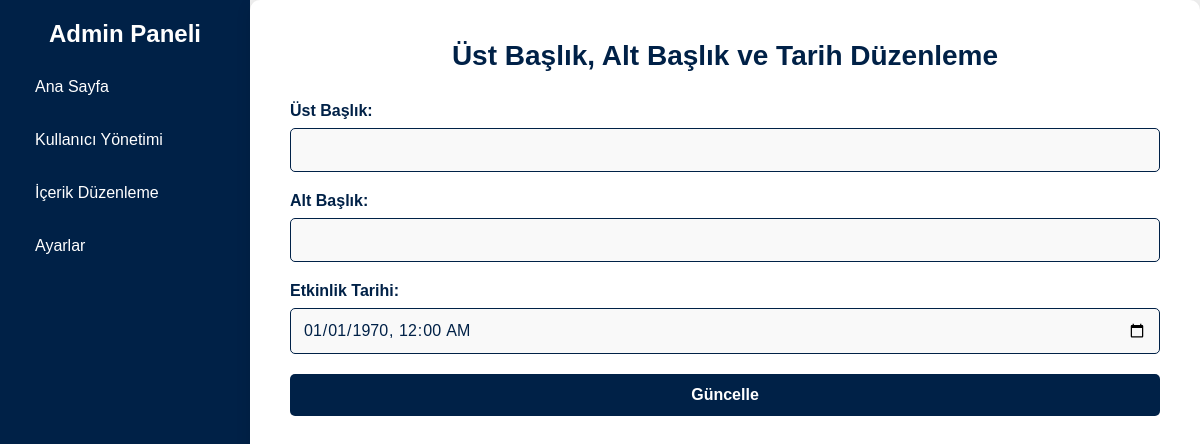
The app's page /admin/homedesign/homeup.php, older data.
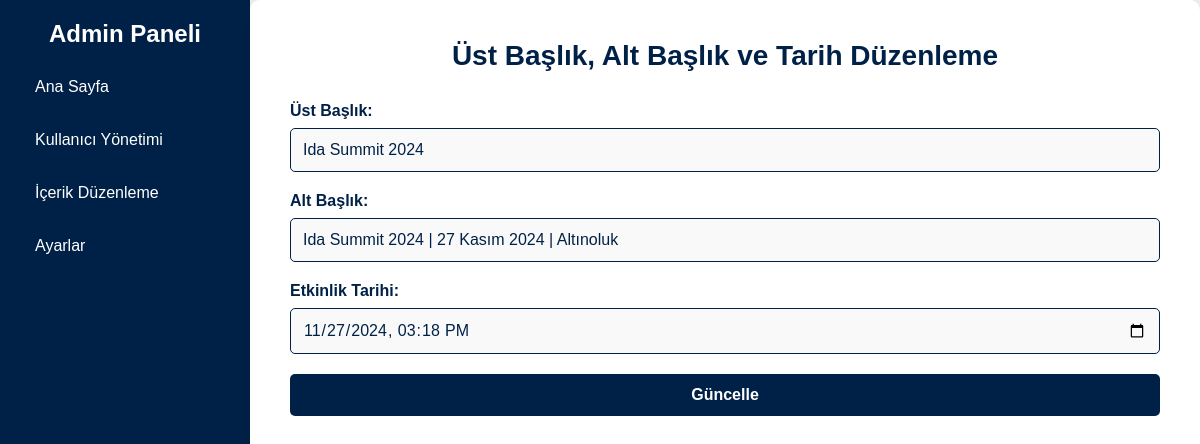
The same page, newer data.
### tables this page shows
CREATE TABLE `home_content` (
  `id` int(11) NOT NULL,
  `video_url` varchar(255) DEFAULT NULL,
  `header_text` varchar(255) DEFAULT NULL,
  `subheader_text` varchar(255) DEFAULT NULL,
  `event_date` datetime DEFAULT NULL,
  `created_at` timestamp NOT NULL DEFAULT current_timestamp(),
  `updated_at` timestamp NOT NULL DEFAULT current_timestamp() ON UPDATE current_timestamp()
);

### admin/homedesign/homeup.php (the view, shortened to what this page needs)
<?php
require '../../config.php';
$query = "SELECT * FROM home_content WHERE id = 1";
$result = $conn->query($query);
$content = $result->fetch_assoc();
?>
<!DOCTYPE html>
<html lang="tr">
<head>
    <link rel="stylesheet" href="style.css">
</head>
<body>
    <div class="sidebar">
        <h2>Admin Paneli</h2>
        <ul>
            <li class="menu">
                <a href="#" class="toggle" onclick="toggleMenu(this.parentNode)">Ana Sayfa</a>
            </li>
            <li><a href="#">Kullanıcı Yönetimi</a></li>
            <li><a href="#">İçerik Düzenleme</a></li>
            <li><a href="#">Ayarlar</a></li>
        </ul>
    </div>
    <div class="content">
        <h1>Üst Başlık, Alt Başlık ve Tarih Düzenleme</h1>
        <form action="homeup.php" method="POST">
            <div class="input-group">
                <label for="header_text">Üst Başlık:</label>
                <input type="text" id="header_text" name="header_text" value="<?php echo $content['header_text']; ?>" required>
            </div>
            <div class="input-group">
                <label for="subheader_text">Alt Başlık:</label>
                <input type="text" id="subheader_text" name="subheader_text" value="<?php echo $content['subheader_text']; ?>" required>
            </div>
            <div class="input-group">
                <label for="event_date">Etkinlik Tarihi:</label>
                <input type="datetime-local" id="event_date" name="event_date" value="<?php echo date('Y-m-d\TH:i', strtotime($content['event_date'])); ?>" required>
            </div>
            <button type="submit" class="login-btn">Güncelle</button>
        </form>
    </div>
</body>
</html>

### admin/homedesign/style.css (style rules this page uses)
* { margin: 0; padding: 0; box-sizing: border-box; font-family: Arial, sans-serif; }
body { display: flex; height: 100vh; overflow: hidden; background-color: #f0f0f0; }
.sidebar { width: 250px; background-color: rgb(0, 33, 71); color: white; padding: 20px; display: flex; flex-direction: column; align-items: center; }
.sidebar h2 { margin-bottom: 20px; text-align: center; color: white; }
.sidebar ul { list-style: none; width: 100%; }
.sidebar ul li { margin-bottom: 15px; position: relative; }
.sidebar ul li a { color: white; text-decoration: none; display: block; padding: 10px 15px; transition: background-color 0.3s, padding-left 0.3s; }
.content { flex: 1; padding: 40px; background-color: #fff; color: rgb(0, 33, 71); overflow-y: auto; border-radius: 10px; box-shadow: 0px 4px 15px rgba(0, 0, 0, 0.1); }
.content h1 { margin-bottom: 30px; color: rgb(0, 33, 71); font-size: 28px; font-weight: bold; text-align: center; }
.content form { display: flex; flex-direction: column; gap: 20px; }
.input-group { display: flex; flex-direction: column; }
.input-group label { font-size: 16px; font-weight: bold; margin-bottom: 8px; color: rgb(0, 33, 71); }
.input-group input { padding: 12px; font-size: 16px; border: 1px solid rgb(0, 33, 71); border-radius: 5px; background-color: #f9f9f9; color: rgb(0, 33, 71); transition: border-color 0.3s; }
.login-btn { background-color: rgb(0, 33, 71); color: white; padding: 12px; font-size: 16px; font-weight: bold; border: none; border-radius: 5px; cursor: pointer; transition: background-color 0.3s; }

Row changes from the older to the newer data that the page shows:
added home_content: header_text "Ida Summit 2024", subheader_text "Ida Summit 2024 | 27 Kasım 2024 | Altınoluk", event_date "11/27/2024 15:18"
Text that changed along with them:
form field event_date: "01/01/1970 00:00" → (not shown)
